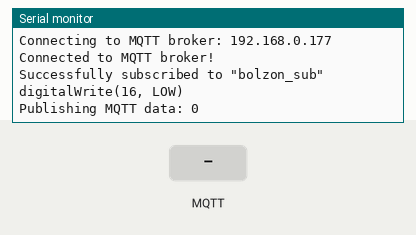
This sketch was run on a simulated ESP8266 (NodeMCU). Shown: the last lines printed to the serial monitor. The inputs (shaded band) are chosen by the test bench. WiFi joins after 1.5 s; servers stay silent unless stated; no MQTT or app messages arrive unless stated.

Above: at 2.7 s.
2.8 s: MQTT message "0" arrives on the first subscribed topic
At 4.7 s:
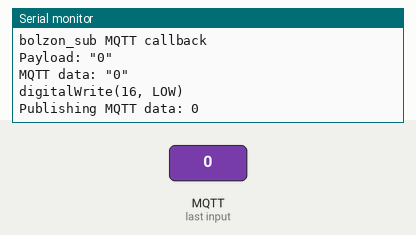
5.0 s: MQTT message "1" arrives on the first subscribed topic
At 6.5 s:
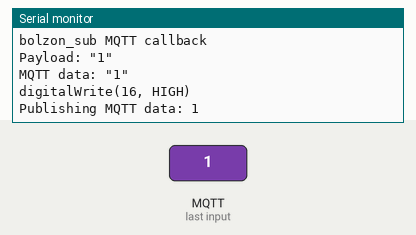

Measured:
- after the input at 2.8 s, the serial monitor: prints a new line after 0.76 s (image 1)
- after the input at 5.0 s, the serial monitor: prints a new line after 0.57 s (image 2)

The sketch:

esp8266-mqtt-broker.ino
```cpp
/*
 * Connecting to a MQTT broker using ESP8266 (ESP12)
 * Alexandre Bolzon <blzn@mail.ru>
 * April 2020
 */

#include <ESP8266WiFi.h>
#include <PubSubClient.h>

// nodemcu pins

#define D0 16
#define D1 5
#define D2 4
#define D3 0
#define D4 2
#define D5 14
#define D6 12
#define D7 13
#define D8 15

// mqtt params

#define MQTT_ID "esp8266"
#define MQTT_PUB "bolzon_pub"
#define MQTT_SUB "bolzon_sub"

const char* MQTT_BROKER_URL = "192.168.0.177";
const int MQTT_BROKER_PORT = 1883;

WiFiClient wifi_client;
void mqtt_callback(const char*, byte*, unsigned int);
PubSubClient mqtt_client(MQTT_BROKER_URL, MQTT_BROKER_PORT, mqtt_callback, wifi_client);

byte mqtt_data = 0; // 0 or 1 (off/on)

// wifi params

IPAddress localip(192, 168, 0, 77);
IPAddress gateway(192, 168, 0, 1);
IPAddress subnet(255, 255, 255, 0);

const char* ssid = "";
const char* pwd = "";

void init_wifi() {
  if (WiFi.status() == WL_CONNECTED) {
    return;
  }

  Serial.print("Connecting to wifi: ");
  Serial.println(ssid);

  WiFi.mode(WIFI_STA);
  WiFi.hostname("esp8266");
  WiFi.config(localip, gateway, subnet);
  WiFi.begin(ssid, pwd);

  if (WiFi.waitForConnectResult() != WL_CONNECTED) {
    Serial.println("Error connecting to wifi");
    Serial.println("Rebooting in 5 secs...");
    delay(5000);
    ESP.restart();
  }

  Serial.println("Connected to wifi!");
  Serial.print("Local IP: ");
  Serial.println(WiFi.localIP());
  Serial.print("Gateway IP: ");
  Serial.println(WiFi.gatewayIP());
}

void init_mqtt() {
  while (!mqtt_client.connected()) {
    Serial.printf("Connecting to MQTT broker: %s\n", MQTT_BROKER_URL);

    if (mqtt_client.connect(MQTT_ID)) {
      Serial.println("Connected to MQTT broker!");
      if (mqtt_client.subscribe(MQTT_SUB)) {
        Serial.printf("Successfully subscribed to \"%s\"\n", MQTT_SUB);
      }
      else {
        Serial.printf("Could not subscribe to \"%s\"\n", MQTT_SUB);
      }
    }
    else {
      Serial.println("Error connecting to MQTT broker");
      Serial.println("Retrying in 3 secs");
      delay(3000);
    }
  }
}

void mqtt_callback(const char* topic, byte* payload, unsigned int length) {
  Serial.printf("%s MQTT callback\n", MQTT_SUB);
  if (length == 0) {
    return;
  }
  const byte data = (byte)(payload[0] - '0');
  Serial.printf("Payload: \"%d\"\n", data);
  if (data == 1 || data == 0) {
    mqtt_data = data;
  }
  Serial.printf("MQTT data: \"%d\"\n", (int)mqtt_data);
  update_io();
  mqtt_pub();
}

void update_io() {
  // here you can update your IO
  // according to MQTT data received/set
  // e.g.

  const int pin = D0;
  const int signal = mqtt_data ? HIGH : LOW;

  Serial.printf("digitalWrite(%d, %s)\n", pin, signal ? "HIGH" : "LOW");
  digitalWrite(pin, signal);
}

void mqtt_pub() {
  const char* msg = mqtt_data ? "1" : "0";
  Serial.printf("Publishing MQTT data: %s\n", msg);
  mqtt_client.publish(MQTT_PUB, msg);
}

void setup() {
  Serial.begin(115200);
  Serial.println();
  Serial.println("Initializing");

  init_wifi();
  init_mqtt();

  update_io();
  mqtt_pub();
}

void loop() {
  delay(1000);
  if (!mqtt_client.loop()) {
    init_mqtt();
  }
}
```
